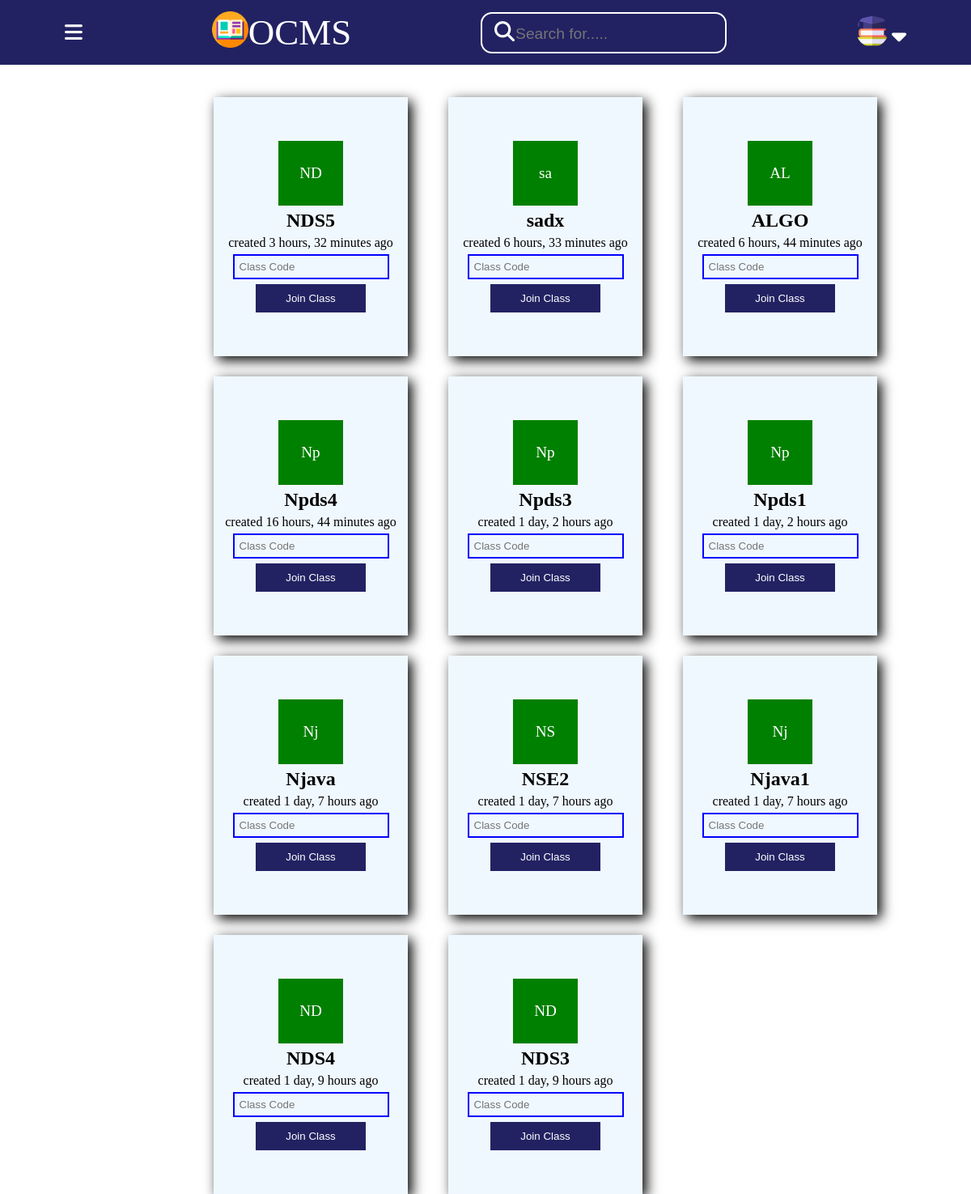
The app's page /join_room/ (signed in) with its own data.
### base/models.py (models this page shows, shortened)
class Room(models.Model):
    course_id=models.CharField(max_length=100)
    teacher=models.CharField(max_length=100)
    name = models.CharField(max_length=200) #set it to host.subject_name during declaration by default
    description = models.TextField(null=True, blank=True)
    avatar = models.ImageField(null=True, default="avatar.svg")
    room_code=models.CharField(max_length=100)
    updated = models.DateTimeField(auto_now=True)
    created = models.DateTimeField(auto_now_add=True)
    class Meta:
        ordering = ['-updated', '-created']

### base/views.py (the view, shortened to what this page needs)
# urls.py: path("join_room/",views.Join,name="join"),
@csrf_protect
def Join(request):
    Student_User=get_object_or_404(Student, user=request.user)
    rooms=Room.objects.all()
    context={'rooms':rooms}
    return render(request,'base/join_room.html',context)

### base/templates/base/join_room.html (shortened to what this page needs)
{% load static %}
<!DOCTYPE html>
<html lang="en">
<head>
    <link rel="stylesheet" href="{% static 'styles/join_room.css' %}">
</head>
<body>
    <div class="wrapper">
    <div class="nav">
        <i id="dropdown" class=" dropdown fa-solid fa-bars"></i>
     <div class="logo"><img src="{% static 'images/1414305.png' %}" class="img">
        <p style="font-size: 45px;">OCMS</p></div>
        <div class="search">
        <i class=" icon fa-solid fa-magnifying-glass"></i>
        <input type="text" placeholder="Search for.....">
        </div>
        <div class="profile">
            <img src="{% static 'images/4430487.png' %}" class="pic">
            <i class="dropdowm-icon fa-solid fa-caret-down"></i>
        </div>
    </div>
</div>
<div class="wrapper2">
    <div id="classinfo" class="classinfo">
        {% for room in rooms %}
        <div class="card card1">
        <div class="classicon">
            {{ room.name|slice:":2" }}
        </div>
          <h2>{{room.name}}</h2>
          <p>created {{room.created | timesince}} ago</p>
          <form action="" method="POST">
            <div class="below">
            <input id="room_code" name="code" placeholder="Class Code" />
            <button  type="submit">Join Class</button>
            </div>
            </form>
        </div>
        {% endfor %}
    </div>
</div>
</body>
</html>

### static/styles/join_room.css (style rules this page uses)
* { margin: 0; border: 0; box-sizing: border-box; }
body { height: 100vh; width: 100vw; display: flex; flex-direction: column; }
.img { height: 45px; }
.nav { width: 100vw; height: 10vh; background-color:rgb(34, 34, 99); position: absolute; top:0; display: flex; justify-content: space-around; align-items: center; color: white; }
.nav input { border: none; outline: none; background: transparent; color: white; font-size: larger; }
.pic { height: 40px; width: 40px; border-radius: 50%; }
.search { border: 2px solid white; padding: 10px; border-radius: 14px; }
.icon { font-size: 25px; color: white; position: relative; left: 5px; }
.dropdowm-icon { position: relative; bottom:3px; font-size: 29px; color: white; }
.logo { display: flex; }
.dropdown { font-size: 25px; }
.wrapper2 { display: flex; flex-direction: column; position: relative; position: absolute; top:15vh; left: 22vw; }
.classicon { height: 80px; width: 80px; background-color: green; display: flex; justify-content: center; align-items: center; color: white; font-size: larger; }
.classinfo { display: grid; grid-template-columns: 1fr 1fr 1fr; gap: 15px; column-gap: 50px; row-gap: 25px; }
.classinfo .card { height: 40vh; width: 20vw; background-color: aliceblue; display: flex; gap: 5px; box-shadow: 5px 5px 15px; flex-direction: column; justify-content: center; align-items: center; transition: transform; transition-duration: 1.5s; }
.card button { padding: 10px; border: none; background-color: rgb(34, 34, 99); color: white; }
.card input { border: none; background: transparent; padding: 6px; border: 2px solid blue; outline: none; }
.below { display: flex; flex-direction: column; gap: 6px; }
.below button { width: 70%; margin: 0 auto; }

### records on screen
Room: name "ND", name "NDS5", created "3 hours, 32 minutes"
Room: name "sa", name "sadx", created "6 hours, 33 minutes"
Room: name "AL", name "ALGO", created "6 hours, 44 minutes"
Room: name "Np", name "Npds4", created "16 hours, 44 minutes"
Room: name "Np", name "Npds3", created "1 day, 2 hours"
Room: name "Np", name "Npds1", created "1 day, 2 hours"
Room: name "Nj", name "Njava", created "1 day, 7 hours"
Room: name "NS", name "NSE2", created "1 day, 7 hours"
Room: name "Nj", name "Njava1", created "1 day, 7 hours"
Room: name "ND", name "NDS4", created "1 day, 9 hours"
Room: name "ND", name "NDS3", created "1 day, 9 hours"
